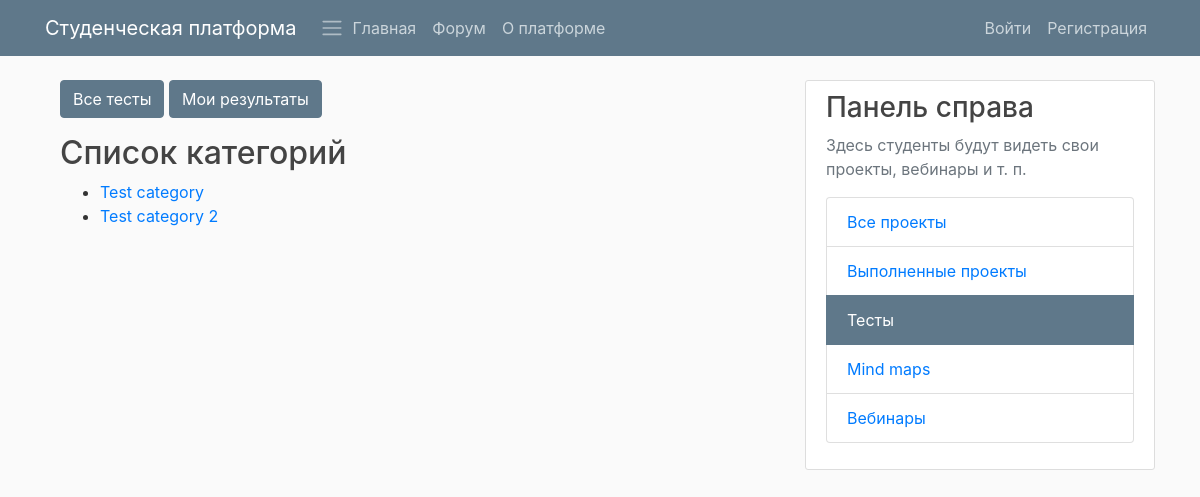
The app's page /platform/quiz/category/, older data.
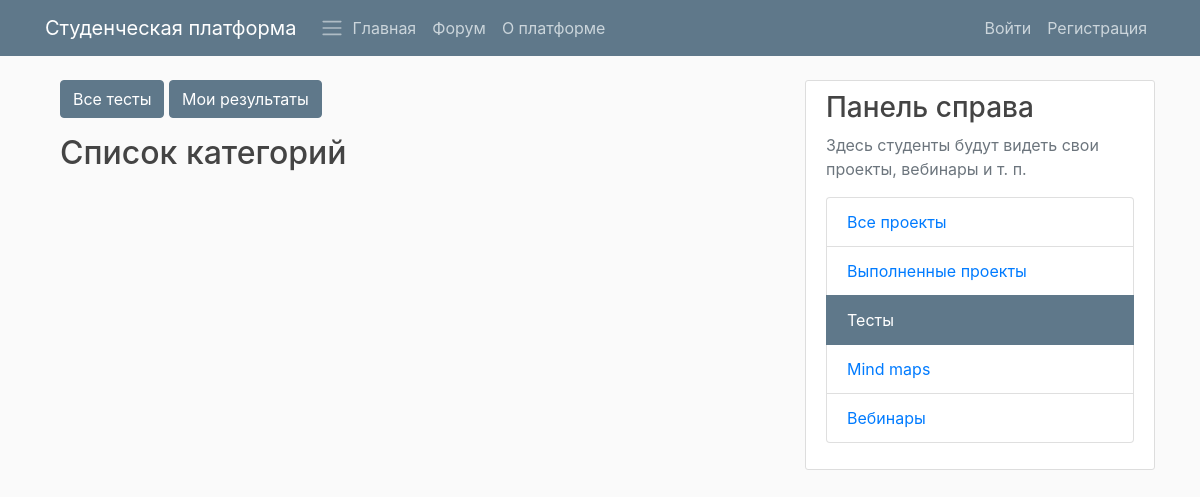
The same page, newer data.
### QuizApp/models.py (models this page shows, shortened)
class Category(models.Model):
    category = models.CharField(
        verbose_name=_("Category"),
        max_length=250, blank=True,
        unique=True, null=True)
    objects = CategoryManager()
    class Meta:
        verbose_name = _("Category")
        verbose_name_plural = _("Categories")

### QuizApp/views.py (the view)
class CategoriesListView(ListView):
    model = Category

### PlatformApp/templatetags/templatetagname.py (called while the page is built)
@register.filter(name='has_group')
def has_group(user, group_name):
    group = Group.objects.get(name=group_name)
    return True if group in user.groups.all() else False

### QuizApp/templates/QuizApp/category_list.html (shortened to what this page needs)
{% extends 'QuizApp/base.html' %}
{% load i18n %}
{% block quiz_content %}
<h2>{% trans "Список категорий" %}</h2>
<ul>
  {% for cat in category_list %}
  <li>
	<a href="{% url 'quiz_category_list_matching' category_name=cat.category %}">
	  {{ cat.category }}
	</a>
  </li>
  {% endfor %}
</ul>
{% endblock quiz_content %}

Row changes from the older to the newer data that the page shows:
removed Category: category "Test category"
removed Category: category "Test category 2"
